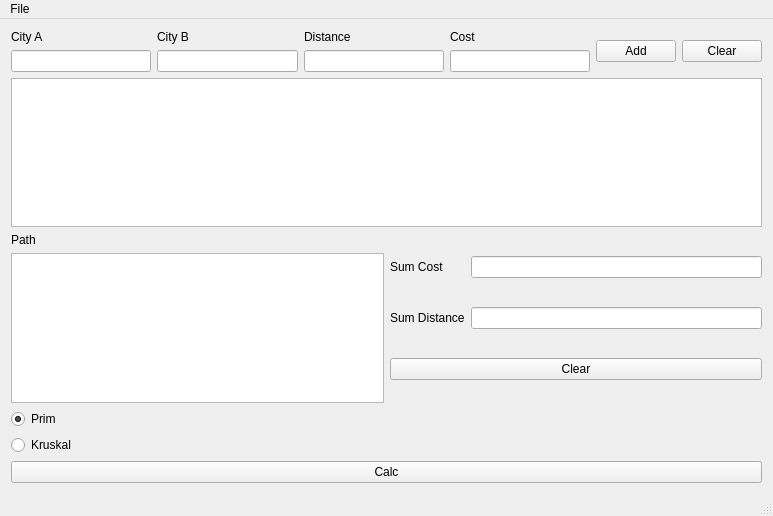
<?xml version="1.0" encoding="UTF-8"?>
<ui version="4.0">
 <class>MainWindow</class>
 <widget class="QMainWindow" name="MainWindow">
  <property name="geometry">
   <rect>
    <x>0</x>
    <y>0</y>
    <width>773</width>
    <height>516</height>
   </rect>
  </property>
  <property name="windowTitle">
   <string>MainWindow</string>
  </property>
  <property name="windowIcon">
   <iconset resource="res.qrc">
    <normaloff>:/icon/icon</normaloff>:/icon/icon</iconset>
  </property>
  <widget class="QWidget" name="centralWidget">
   <layout class="QVBoxLayout" name="verticalLayout_3">
    <item>
     <layout class="QGridLayout" name="gridLayout">
      <item row="0" column="2">
       <widget class="QLabel" name="label_3">
        <property name="text">
         <string>Distance</string>
        </property>
       </widget>
      </item>
      <item row="1" column="0">
       <widget class="QLineEdit" name="lineEdit_cityA"/>
      </item>
      <item row="0" column="6" rowspan="2">
       <widget class="QPushButton" name="pushButton_clearEdge">
        <property name="text">
         <string>Clear</string>
        </property>
       </widget>
      </item>
      <item row="1" column="1">
       <widget class="QLineEdit" name="lineEdit_cityB"/>
      </item>
      <item row="1" column="2">
       <widget class="QLineEdit" name="lineEdit_distance"/>
      </item>
      <item row="1" column="3">
       <widget class="QLineEdit" name="lineEdit_cost"/>
      </item>
      <item row="0" column="1">
       <widget class="QLabel" name="label_2">
        <property name="text">
         <string>City B</string>
        </property>
       </widget>
      </item>
      <item row="0" column="4" rowspan="2">
       <widget class="QPushButton" name="pushButton_addEdge">
        <property name="text">
         <string>Add</string>
        </property>
       </widget>
      </item>
      <item row="0" column="0">
       <widget class="QLabel" name="label">
        <property name="text">
         <string>City A</string>
        </property>
       </widget>
      </item>
      <item row="0" column="3">
       <widget class="QLabel" name="label_4">
        <property name="text">
         <string>Cost</string>
        </property>
       </widget>
      </item>
     </layout>
    </item>
    <item>
     <widget class="QTextBrowser" name="textBrowser_edges"/>
    </item>
    <item>
     <layout class="QHBoxLayout" name="horizontalLayout">
      <item>
       <layout class="QVBoxLayout" name="verticalLayout_2">
        <item>
         <widget class="QLabel" name="label_8">
          <property name="text">
           <string>Path</string>
          </property>
         </widget>
        </item>
        <item>
         <widget class="QTextBrowser" name="textBrowser_path"/>
        </item>
       </layout>
      </item>
      <item>
       <layout class="QGridLayout" name="gridLayout_2">
        <item row="0" column="0">
         <widget class="QLabel" name="label_6">
          <property name="text">
           <string>Sum Cost</string>
          </property>
         </widget>
        </item>
        <item row="0" column="1">
         <widget class="QLineEdit" name="lineEdit_sumCost">
          <property name="readOnly">
           <bool>true</bool>
          </property>
         </widget>
        </item>
        <item row="1" column="0">
         <widget class="QLabel" name="label_7">
          <property name="text">
           <string>Sum Distance</string>
          </property>
         </widget>
        </item>
        <item row="1" column="1">
         <widget class="QLineEdit" name="lineEdit_sumDistance">
          <property name="readOnly">
           <bool>true</bool>
          </property>
         </widget>
        </item>
        <item row="2" column="0" colspan="2">
         <widget class="QPushButton" name="pushButton_clearRes">
          <property name="text">
           <string>Clear</string>
          </property>
         </widget>
        </item>
       </layout>
      </item>
     </layout>
    </item>
    <item>
     <layout class="QVBoxLayout" name="verticalLayout_4">
      <item>
       <widget class="QRadioButton" name="radioButton_prim">
        <property name="text">
         <string>Prim</string>
        </property>
        <property name="checked">
         <bool>true</bool>
        </property>
       </widget>
      </item>
      <item>
       <widget class="QRadioButton" name="radioButton_kruskal">
        <property name="text">
         <string>Kruskal</string>
        </property>
       </widget>
      </item>
     </layout>
    </item>
    <item>
     <widget class="QPushButton" name="pushButton_calc">
      <property name="text">
       <string>Calc</string>
      </property>
     </widget>
    </item>
   </layout>
  </widget>
  <widget class="QStatusBar" name="statusBar"/>
  <widget class="QMenuBar" name="menuBar">
   <property name="geometry">
    <rect>
     <x>0</x>
     <y>0</y>
     <width>773</width>
     <height>36</height>
    </rect>
   </property>
   <widget class="QMenu" name="menuFile">
    <property name="title">
     <string>File</string>
    </property>
    <addaction name="actionOpenFromFile"/>
   </widget>
   <addaction name="menuFile"/>
  </widget>
  <action name="actionOpenFromFile">
   <property name="text">
    <string>OpenFromFile</string>
   </property>
  </action>
 </widget>
 <layoutdefault spacing="6" margin="11"/>
 <resources>
  <include location="res.qrc"/>
 </resources>
 <connections/>
</ui>
